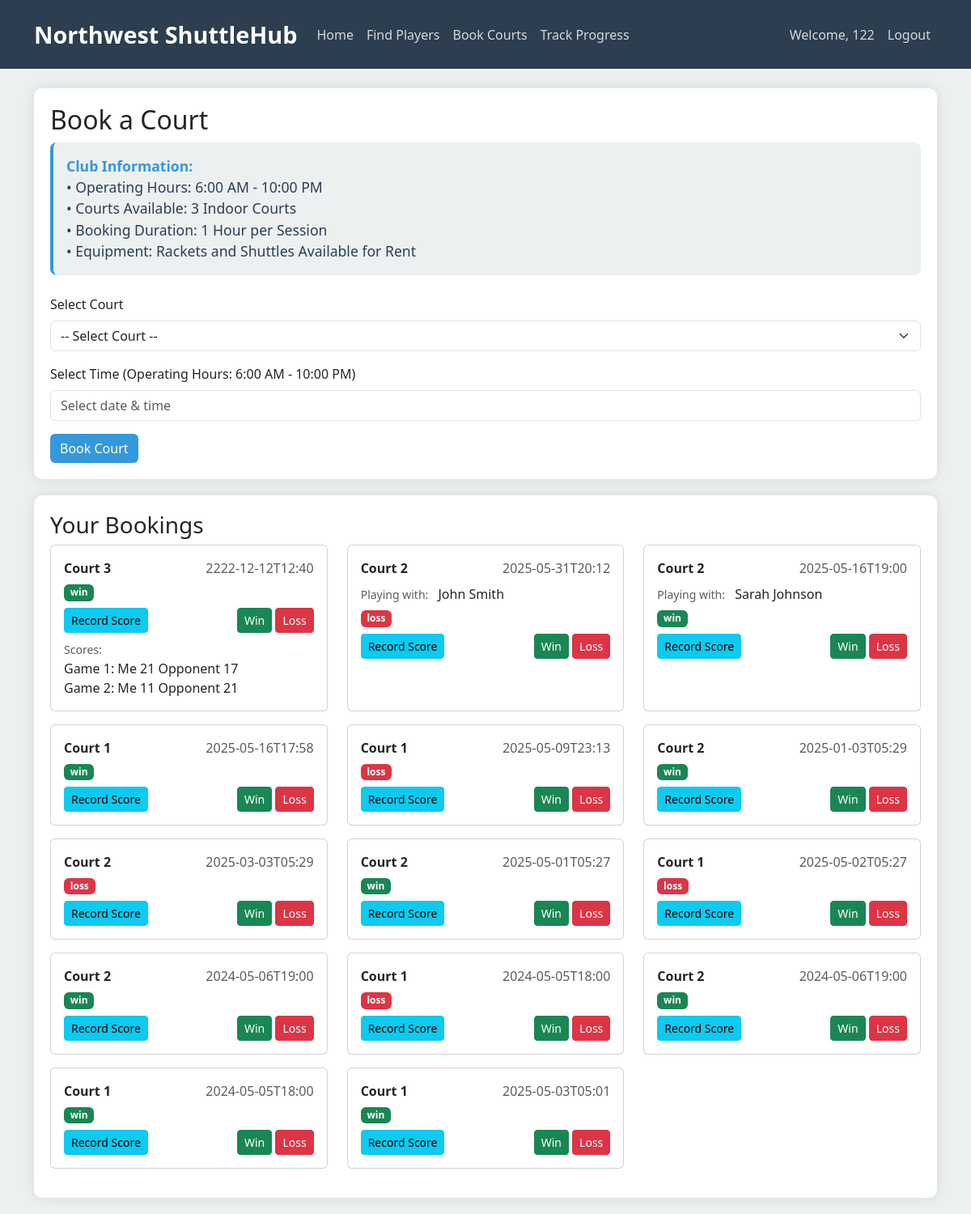
The page /book-courts (signed in) on the database its author committed.
### tables this page shows
CREATE TABLE users (
                id INTEGER PRIMARY KEY AUTOINCREMENT,
                username TEXT UNIQUE NOT NULL,
                email TEXT UNIQUE NOT NULL,
                password_hash TEXT NOT NULL,
                level TEXT NOT NULL,
                created_at TIMESTAMP DEFAULT CURRENT_TIMESTAMP
            );

CREATE TABLE bookings (
                id INTEGER PRIMARY KEY AUTOINCREMENT,
                court TEXT NOT NULL,
                time TEXT NOT NULL,
                result TEXT DEFAULT ''
            , matched_player TEXT, matched_player_level TEXT, user_id INTEGER REFERENCES users(id), scores TEXT);

### app.py (the view, shortened to what this page needs)
@app.route('/book-courts', methods=['GET', 'POST'])
def book_courts():
    db = get_db()
    now = datetime.now().strftime("%Y-%m-%dT%H:%M")
    bookings = db.execute('SELECT * FROM bookings ORDER BY id DESC').fetchall()
    return render_template('book_courts.html', bookings=bookings, now=now)

### app.py (called while the page is built)
def get_db():
    db = getattr(g, '_database', None)
    if db is None:
        db = g._database = sqlite3.connect(DATABASE)
        db.row_factory = sqlite3.Row  # 让结果支持 dict-like 访问
    return db

@app.teardown_appcontext
def close_connection(exception):
    db = getattr(g, '_database', None)
    if db:
        db.close()

@app.before_request
def load_logged_in_user():
    user_id = session.get('user_id')
    if user_id is None:
        g.user = None
    else:
        g.user = get_db().execute(
            'SELECT * FROM users WHERE id = ?', (user_id,)
        ).fetchone()

### templates/book_courts.html (shortened to what this page needs)
<!DOCTYPE html>
<html lang="en">
<head>
    <link href="https://cdn.jsdelivr.net/npm/bootstrap@5.3.0/dist/css/bootstrap.min.css" rel="stylesheet">
    <link href="https://cdn.jsdelivr.net/npm/flatpickr/dist/flatpickr.min.css" rel="stylesheet"/>
    <link rel="stylesheet" href="https://cdnjs.cloudflare.com/ajax/libs/font-awesome/6.0.0/css/all.min.css">
</head>
<body>
    <nav class="navbar navbar-expand-lg navbar-dark">
        <div class="container">
            <a class="navbar-brand" href="{{ url_for('home') }}">Northwest ShuttleHub</a>
            <div class="collapse navbar-collapse" id="navbarNav">
                <ul class="navbar-nav me-auto">
                    <li class="nav-item">
                        <a class="nav-link" href="{{ url_for('home') }}">Home</a>
                    </li>
                    <li class="nav-item">
                        <a class="nav-link" href="{{ url_for('find_players') }}">Find Players</a>
                    </li>
                    <li class="nav-item">
                        <a class="nav-link" href="{{ url_for('book_courts') }}">Book Courts</a>
                    </li>
                    <li class="nav-item">
                        <a class="nav-link" href="{{ url_for('track_progress') }}">Track Progress</a>
                    </li>
                </ul>
                <ul class="navbar-nav">
                    {% if g.user %}
                    <li class="nav-item">
                        <span class="nav-link">Welcome, {{ g.user['username'] }}</span>
                    </li>
                    <li class="nav-item">
                        <a class="nav-link" href="{{ url_for('logout') }}">Logout</a>
                    </li>
                    {% endif %}
                </ul>
            </div>
        </div>
    </nav>
    <div class="container mt-4">
        <div class="row">
            <div class="col-lg-12">
                <div class="booking-container">
                    <h2>Book a Court</h2>
                    <div class="club-info">
                        <strong>Club Information:</strong><br>
                        • Operating Hours: 6:00 AM - 10:00 PM<br>
                        • Courts Available: 3 Indoor Courts<br>
                        • Booking Duration: 1 Hour per Session<br>
                        • Equipment: Rackets and Shuttles Available for Rent
                    </div>
                    <form method="POST">
                        <div class="mb-3">
                            <label for="court" class="form-label">Select Court</label>
                            <select id="court" name="court" class="form-select" required>
                                <option value="">-- Select Court --</option>
                            </select>
                        </div>
                        <div class="mb-3">
                            <label for="time" class="form-label">Select Time (Operating Hours: 6:00 AM - 10:00 PM)</label>
                            <input type="text" id="timePicker" class="form-control" placeholder="Select date & time" required>
                        </div>
                        <button type="submit" class="btn btn-primary">Book Court</button>
                    </form>
                </div>
                <div class="booking-container">
                    <h3>Your Bookings</h3>
                    <div class="row">
                        {% for booking in bookings %}
                            <div class="col-md-6 col-lg-4 mb-3">
                                <div class="card h-100">
                                    <div class="card-body">
                                        <div class="d-flex justify-content-between align-items-center mb-2">
                                            <strong>{{ booking.court }}</strong>
                                            <span class="text-muted">{{ booking.time }}</span>
                                        </div>
                                        {% if booking.matched_player %}
                                        <div class="matched-player-info mb-2">
                                            <small class="text-muted">Playing with:</small>
                                            <span class="ms-2">{{ booking.matched_player }}</span>
                                        </div>
                                        {% endif %}
                                        <div class="d-flex justify-content-between align-items-center mb-2">
                                            <span class="badge {% if booking.result == 'win' %}bg-success{% elif booking.result == 'loss' %}bg-danger{% else %}bg-secondary{% endif %}">
                                                {{ booking.result if booking.result else 'Pending' }}
                                            </span>
                                        </div>
                                        <div class="d-flex justify-content-between align-items-center">
                                            <button class="btn btn-info btn-sm" onclick="openScoreModal('{{ booking.id }}')">Record Score</button>
                                            <div>
                                                <form method="POST" action="/set-result" class="d-inline">
                                                    <button class="btn btn-success btn-sm">Win</button>
                                                </form>
                                                <form method="POST" action="/set-result" class="d-inline">
                                                    <button class="btn btn-danger btn-sm">Loss</button>
                                                </form>
                                            </div>
                                        </div>
                                        {% if booking.scores %}
                                        <div class="mt-2">
                                            <small class="text-muted">Scores:</small>
                                            <div class="scores-display">
                                                {{ booking.scores | safe }}
                                            </div>
                                        </div>
                                        {% endif %}
                                    </div>
                                </div>
                            </div>
                        {% else %}
                            <div class="col-12">
                                <p class="text-muted">No bookings yet.</p>
                            </div>
                        {% endfor %}
                    </div>
                </div>
            </div>
        </div>
    </div>
</body>
</html>

### templates/book_courts.html (style rules this page uses)
:root { --primary-color: #2c3e50; --secondary-color: #3498db; --accent-color: #e74c3c; --light-blue: #ecf0f1; --dark-blue: #2c3e50; --orange: #e67e22; }
body { font-family: 'Segoe UI', Tahoma, Geneva, Verdana, sans-serif; background-color: var(--light-blue); }
.navbar { background-color: var(--dark-blue); padding: 1rem 0; }
.navbar-brand { color: white !important; font-size: 1.8rem; font-weight: bold; }
.nav-link { color: rgba(255, 255, 255, 0.8) !important; transition: color 0.3s ease; }
.booking-container { background: white; padding: 20px; border-radius: 10px; box-shadow: 0 0 15px rgba(0,0,0,0.1); margin-bottom: 20px; }
.btn-primary { background-color: var(--secondary-color); border: none; }
.club-info { font-family: 'Segoe UI', Tahoma, Geneva, Verdana, sans-serif; font-size: 1.1rem; font-weight: 500; color: var(--dark-blue); margin-bottom: 1.5rem; padding: 1rem; background-color: var(--light-blue); border-radius: 8px; border-left: 4px solid var(--secondary-color); }
.club-info strong { font-weight: 600; color: var(--secondary-color); }

### rows shown on the page
users: user.username "122"
bookings: court "Court 3", time "2222-12-12T12:40", result "win", scores "Game 1: Me 21 Opponent 17 Game 2: Me 11 Opponent 21"
bookings: court "Court 2", time "2025-05-31T20:12", matched_player "John Smith", result "loss"
bookings: court "Court 2", time "2025-05-16T19:00", matched_player "Sarah Johnson", result "win"
bookings: court "Court 1", time "2025-05-16T17:58", result "win"
bookings: court "Court 1", time "2025-05-09T23:13", result "loss"
bookings: court "Court 2", time "2025-01-03T05:29", result "win"
bookings: court "Court 2", time "2025-03-03T05:29", result "loss"
bookings: court "Court 2", time "2025-05-01T05:27", result "win"
bookings: court "Court 1", time "2025-05-02T05:27", result "loss"
bookings: court "Court 2", time "2024-05-06T19:00", result "win"
bookings: court "Court 1", time "2024-05-05T18:00", result "loss"
bookings: court "Court 2", time "2024-05-06T19:00", result "win"
bookings: court "Court 1", time "2024-05-05T18:00", result "win"
bookings: court "Court 1", time "2025-05-03T05:01", result "win"
